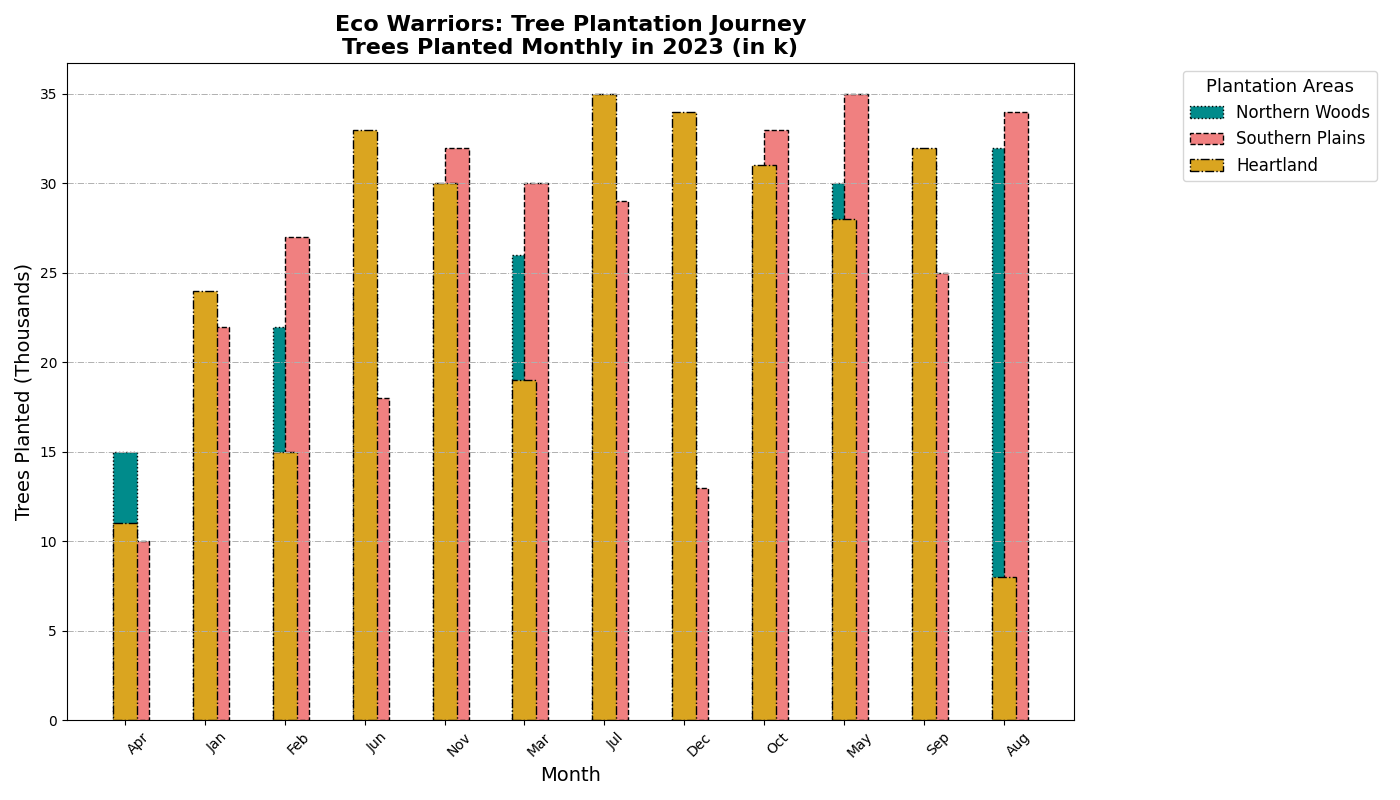

Here is the Python script that generated this plot:
import matplotlib.pyplot as plt
import numpy as np

months = np.array(['Jan', 'Feb', 'Mar', 'Apr', 'May', 'Jun', 'Jul', 'Aug', 'Sep', 'Oct', 'Nov', 'Dec'])
north_trees = [18, 22, 26, 15, 30, 24, 27, 32, 31, 29, 25, 28]
south_trees = [22, 27, 30, 10, 35, 18, 29, 34, 25, 33, 32, 13]
central_trees = [24, 15, 19, 11, 28, 33, 35, 8, 32, 31, 30, 34]

# Sorting the data
sorted_indices_north = np.argsort(north_trees)
sorted_indices_south = np.argsort(south_trees)
sorted_indices_central = np.argsort(central_trees)

sorted_months_north = months[sorted_indices_north]
sorted_north_trees = np.array(north_trees)[sorted_indices_north]

sorted_months_south = months[sorted_indices_south]
sorted_south_trees = np.array(south_trees)[sorted_indices_south]

sorted_months_central = months[sorted_indices_central]
sorted_central_trees = np.array(central_trees)[sorted_indices_central]

fig, ax = plt.subplots(figsize=(14, 8))

ax.bar(sorted_months_north, sorted_north_trees, width=0.3, label='Northern Woods', color='darkcyan', linestyle='dotted', edgecolor='black', align='center')
ax.bar(sorted_months_south, sorted_south_trees, width=0.3, label='Southern Plains', color='lightcoral', linestyle='dashed', edgecolor='black', align='edge')
ax.bar(sorted_months_central, sorted_central_trees, width=0.3, label='Heartland', color='goldenrod', linestyle='dashdot', edgecolor='black', align='center')

ax.set_title('Eco Warriors: Tree Plantation Journey\nTrees Planted Monthly in 2023 (in k)', fontsize=16, fontweight='bold')
ax.set_xlabel('Month', fontsize=14)
ax.set_ylabel('Trees Planted (Thousands)', fontsize=14)

ax.legend(title='Plantation Areas', title_fontsize='13', fontsize='12', loc='upper left', bbox_to_anchor=(1.1, 1))
plt.xticks(rotation=45, ha='left')
plt.grid(visible=True, axis='y', linestyle='-.', linewidth=0.7)
plt.tight_layout()
plt.show()
